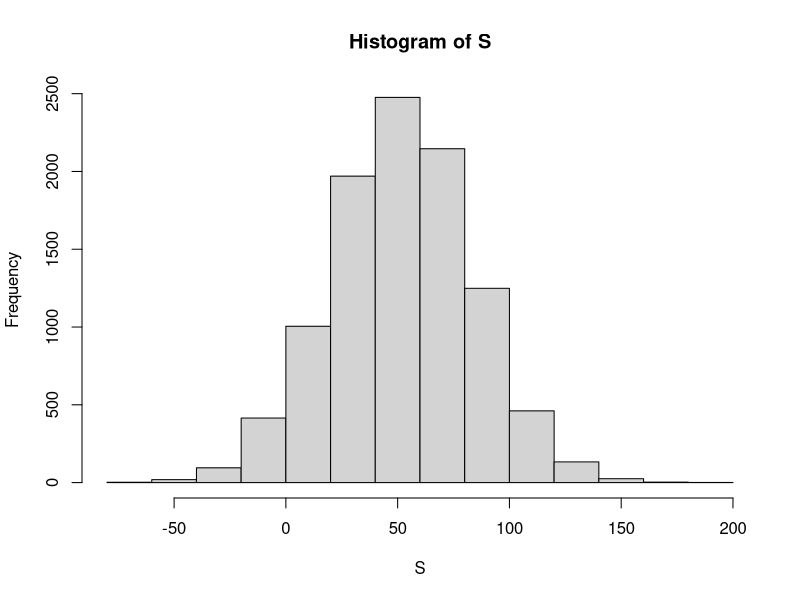
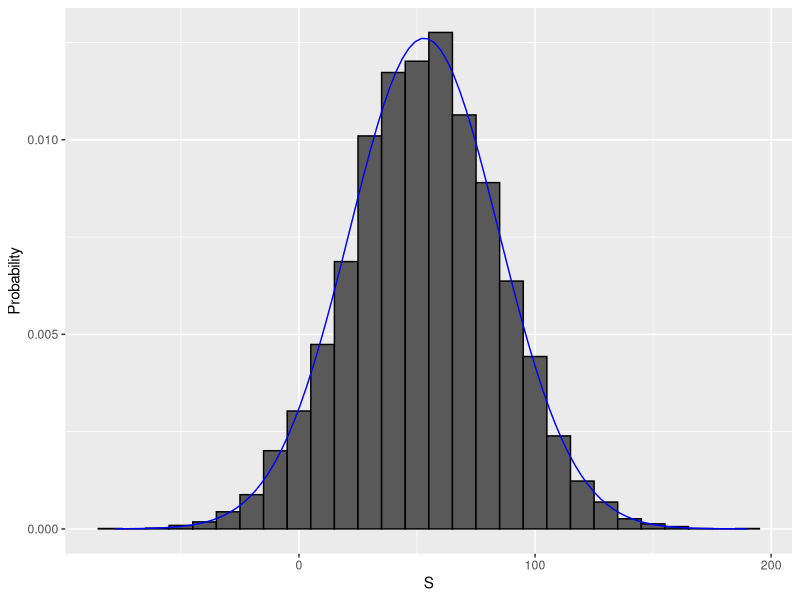

The R script that drew these images, in order:
#config
library(tidyverse)

#sampling models are ubiquitos in data science
#we are going to design a roulette wheel to see how a casino would analyse winnings or losing
wheel <- rep(c("red","black","green"),times = c(18,18,2))

#now we are going to run our game 1000 times
n <- 1000
X <- sample(ifelse(wheel=="red",-1,1),n,replace=TRUE)
X[1:10]

#as we know the proportions of wins and loses we can generate the draws on a single line of code
#this approach is a "sampling model"
X <- sample(c(-1,1), n,replace = TRUE, prob=c(9/19,10/19))
S <- sum(X)
S

#we can create an estimated distribution function by using a monte carlo simulation
n <- 1000
B <- 10000
S <- replicate(B,{
    X <- sample(c(-1,1), n,replace = TRUE, prob=c(9/19,10/19))
    sum(X)
})

#this is a very good approximation of the cumulative distribution function
mean(S<0)

#plotting the result we can see the distribution is relatively normal and 
hist(S)

#and now that we know that it is normal we can take the mean and sd to add a normal density with these to our original histogram
avgS<-mean(S)
sdS<-sd(S)
s<-seq(min(S),max(S),length=100)
normal_density <- data.frame(s=s, f=dnorm(s,avgS,sdS))
data.frame(S=S) %>% ggplot(aes(S,..density..)) +
    geom_histogram(color = "black",binwidth = 10) +
    ylab("Probability") +
    geom_line(data = normal_density, mapping=aes(s,f),color = "blue")